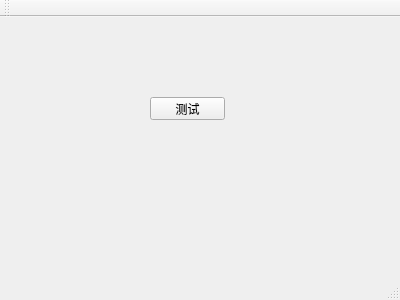
<?xml version="1.0" encoding="UTF-8"?>
<ui version="4.0">
 <class>MainWindow</class>
 <widget class="QMainWindow" name="MainWindow">
  <property name="geometry">
   <rect>
    <x>0</x>
    <y>0</y>
    <width>400</width>
    <height>300</height>
   </rect>
  </property>
  <property name="windowTitle">
   <string>MainWindow</string>
  </property>
  <widget class="QWidget" name="centralWidget">
   <widget class="QPushButton" name="pushButton">
    <property name="geometry">
     <rect>
      <x>150</x>
      <y>80</y>
      <width>75</width>
      <height>23</height>
     </rect>
    </property>
    <property name="text">
     <string>测试</string>
    </property>
   </widget>
  </widget>
  <widget class="QMenuBar" name="menuBar">
   <property name="geometry">
    <rect>
     <x>0</x>
     <y>0</y>
     <width>400</width>
     <height>23</height>
    </rect>
   </property>
  </widget>
  <widget class="QToolBar" name="mainToolBar">
   <attribute name="toolBarArea">
    <enum>TopToolBarArea</enum>
   </attribute>
   <attribute name="toolBarBreak">
    <bool>false</bool>
   </attribute>
  </widget>
  <widget class="QStatusBar" name="statusBar"/>
 </widget>
 <layoutdefault spacing="6" margin="11"/>
 <resources/>
 <connections/>
</ui>
